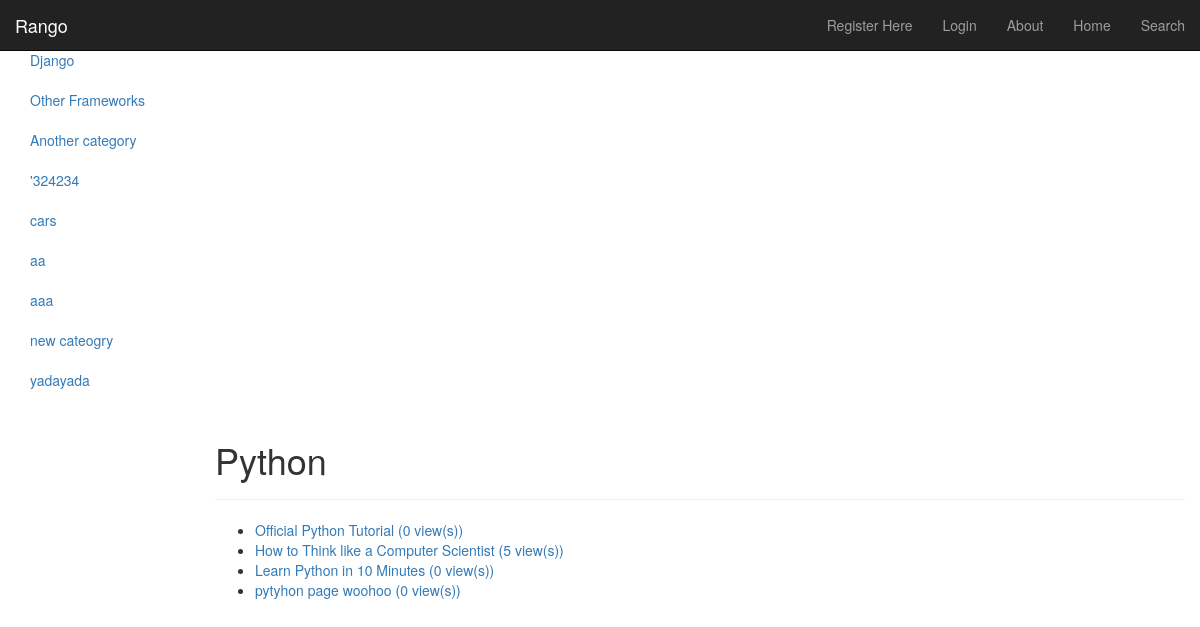
/rango/category/python/, run on an earlier commit of the app's database.
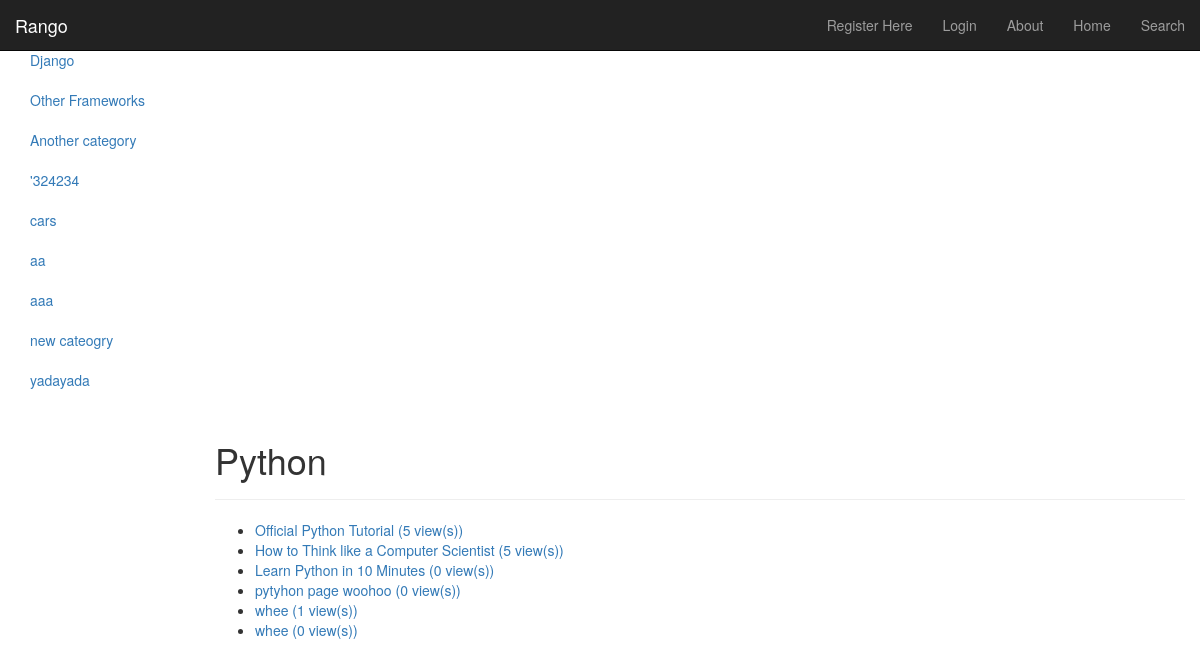
And on a later commit of the database.
### rango/models.py (models this page shows, shortened)
class Category(models.Model):
	name = models.CharField(max_length=128, unique=True)
	views = models.IntegerField(default=0)
	likes = models.IntegerField(default=0)
	slug = models.SlugField(unique=True)
	class Meta:
		verbose_name_plural = "categories"

class Page(models.Model):
	category = models.ForeignKey(Category)
	title = models.CharField(max_length=128)
	url = models.URLField()
	views = models.IntegerField(default=0)

### rango/views.py (the view)
# urls.py: url(r'^category/(?P<category_name_slug>[\w\-]+)/$', views.category, name='category'),
def category(request, category_name_slug):
	context_dict = {}
	try:
		category = Category.objects.get(slug=category_name_slug)
		context_dict['category_name'] = category.name
		pages = Page.objects.filter(category=category)
		context_dict['pages'] = pages
		context_dict['category'] = category
		context_dict['category_name_slug'] = category_name_slug
	except:
		category = None
	result_list = []
	if request.method == 'POST':
		query = request.POST['query']
		if query:
			result_list = run_query(query)
			context_dict['result_list'] = result_list
			context_dict['query'] = query
	try:
		if not context_dict['query']:
			pass
	except:
		if category:
			context_dict['query'] = category.name
		else:
			context_dict['query'] = category_name_slug
	return render(request, 'rango/category.html', context_dict)

### rango/templatetags/rango_extras.py (called while the page is built)
@register.inclusion_tag('rango/cats.html')
def get_category_list(cat=None):
	return {'cats': Category.objects.all(), 'act_cat': cat}

### templates/rango/category.html (shortened to what this page needs)
{% extends 'rango/base.html' %}
{% load staticfiles %}
{% block body_block %}
	<div class="page-header">
	<h1>{{ category_name }}</h1>
	</div>
	{% if category %}
		{% if pages %}
		<ul>
			{% for page in pages %}
			<li><a href="/rango/goto/?page_id=20">{{ page.title }} ({{ page.views }} view(s))</a></li>
			{% endfor %}
		</ul>
		{% else %}
			<strong>No pages currently in category.</strong>
		{% endif %}
		<br />
 	{% else %}
		The specified category {{ category_name }} does not exist!
	{% endif %}
{% endblock %}

### templates/rango/cats.html
<ul class="nav nav-sidebar">
{% if cats %}
		{% for c in cats %}
			{% if c == act_cat %} <li class="active">
			{% else %} <li>
			{% endif %}
			<a href="{% url 'category' c.slug %}">{{ c.name }}</a></li>
		{% endfor %}
{% else %}
	<li> <strong> There are no categories present.</strong></li>
{% endif %}
</ul>

What changed in the data, as far as the page shows it:
changed Page "Official Python Tutorial": views "0" → "5"
added Page: title "whee", views "1"
added Page: title "whee", views "0"
